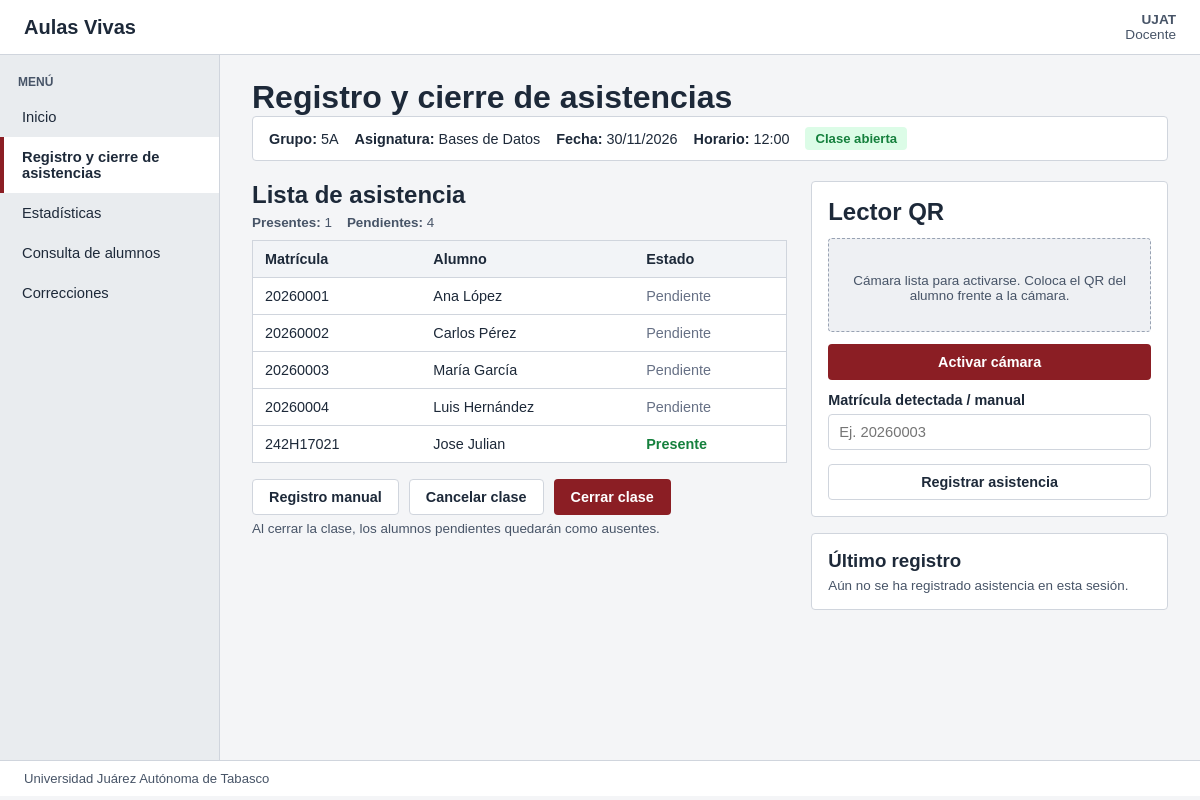
The page /asistencias/sesion/11/ on the database its author committed.
### app_registro_asist/models.py (models this page shows, shortened)
class SesionClase(models.Model):
    ESTADO_CHOICES = [
        ("ABIERTA", "Abierta"),
        ("CERRADA", "Cerrada"),
        ("CANCELADA", "Cancelada"),
    ]
    grupo = models.CharField(max_length=20)
    asignatura = models.CharField(max_length=100)
    fecha = models.DateField()
    horario = models.CharField(max_length=30)
    estado = models.CharField(max_length=15, choices=ESTADO_CHOICES, default="ABIERTA")
    motivo_cancelacion = models.TextField(blank=True, null=True)
    creada_en = models.DateTimeField(auto_now_add=True)

class RegistroAsistencia(models.Model):
    ESTADO_ASISTENCIA = [
        ("PENDIENTE", "Pendiente"),
        ("PRESENTE", "Presente"),
        ("AUSENTE", "Ausente"),
    ]
    sesion = models.ForeignKey(
        SesionClase,
        on_delete=models.CASCADE,
        related_name="registros",
    )
    matricula = models.CharField(max_length=30)
    nombre_alumno = models.CharField(max_length=120)
    estado = models.CharField(
        max_length=15,
        choices=ESTADO_ASISTENCIA,
        default="PENDIENTE",
    )
    registrado_en = models.DateTimeField(auto_now=True)
    class Meta:
        unique_together = ("sesion", "matricula")

### app_registro_asist/views.py (the view, shortened to what this page needs)
# urls.py: path("sesion/<int:sesion_id>/", views.clase_abierta, name="clase_abierta"),
def clase_abierta(request, sesion_id):
    sesion = get_object_or_404(SesionClase, id=sesion_id)
    registros = sesion.registros.all().order_by("matricula")
    total_presentes = registros.filter(estado="PRESENTE").count()
    total_pendientes = registros.filter(estado="PENDIENTE").count()
    ultimo_alumno = request.session.get(f"ultimo_registro_{sesion.id}")
    contexto = {
        "sesion": sesion,
        "registros": registros,
        "total_presentes": total_presentes,
        "total_pendientes": total_pendientes,
        "ultimo_alumno": ultimo_alumno,
    }
    return render(request, "app_registro_asist/clase_abierta.html", contexto)

### app_registro_asist/templates/app_registro_asist/clase_abierta.html (shortened to what this page needs)
{% extends "app_registro_asist/base_docente.html" %}
{% block contenido %}
<h1>Registro y cierre de asistencias</h1>
<div class="barra-sesion">
    <span><strong>Grupo:</strong> {{ sesion.grupo }}</span>
    <span><strong>Asignatura:</strong> {{ sesion.asignatura }}</span>
    <span><strong>Fecha:</strong> {{ sesion.fecha|date:"d/m/Y" }}</span>
    <span><strong>Horario:</strong> {{ sesion.horario }}</span>
    <span class="estado-abierta">Clase {{ sesion.estado|lower }}</span>
</div>
<div class="grid-clase-abierta">
    <div>
        <h2>Lista de asistencia</h2>
        <p class="ayuda-texto">
            <strong>Presentes:</strong> {{ total_presentes }} &nbsp;&nbsp;
            <strong>Pendientes:</strong> {{ total_pendientes }}
        </p>
        <table class="tabla">
            <thead>
                <tr>
                    <th>Matrícula</th>
                    <th>Alumno</th>
                    <th>Estado</th>
                </tr>
            </thead>
            <tbody>
                {% for reg in registros %}
                    <tr>
                        <td>{{ reg.matricula }}</td>
                        <td>{{ reg.nombre_alumno }}</td>
                        <td>
                            {% if reg.estado == "PRESENTE" %}
                                <span class="estado-presente">Presente</span>
                            {% elif reg.estado == "PENDIENTE" %}
                                <span class="estado-pendiente">Pendiente</span>
                            {% else %}
                                <span>Ausente</span>
                            {% endif %}
                        </td>
                    </tr>
                {% empty %}
                    <tr>
                        <td colspan="3">No hay alumnos registrados en esta clase.</td>
                    </tr>
                {% endfor %}
            </tbody>
        </table>
        <div class="fila-botones">
            <a href="{% url 'registro_manual' sesion.id %}" class="btn btn-secundario">
                Registro manual
            </a>
            <a href="{% url 'cancelar_clase' sesion.id %}" class="btn btn-secundario">
                Cancelar clase
            </a>
            <form method="post" style="display: inline;">
                <button type="submit" class="btn btn-primario">Cerrar clase</button>
            </form>
        </div>
        <p class="ayuda-texto">
            Al cerrar la clase, los alumnos pendientes quedarán como ausentes.
        </p>
    </div>
    <div>
        <div class="caja-qr">
            <h2>Lector QR</h2>
            <div class="visor-camara">
                <p id="qr-estado" class="ayuda-texto">
                    Cámara lista para activarse. Coloca el QR del alumno frente a la cámara.
                </p>
            </div>
            <button type="button" id="btn-activar-camara" class="btn btn-primario" style="width: 100%; margin-bottom: 12px;">
                Activar cámara
            </button>
            <form method="post" id="form-qr">
                <div class="campo">
                    <label for="matricula">Matrícula detectada / manual</label>
                    <input type="text" id="matricula" name="matricula" placeholder="Ej. 20260003" required>
                </div>
                <button type="submit" class="btn btn-secundario" style="width: 100%;">
                    Registrar asistencia
                </button>
            </form>
        </div>
        <div class="caja-ultimo">
            <h3>Último registro</h3>
            {% if ultimo_alumno %}
                <p class="ayuda-texto">
                    <span class="estado-presente">✓ {{ ultimo_alumno }}</span> — Presente
                </p>
            {% else %}
                <p class="ayuda-texto">Aún no se ha registrado asistencia en esta sesión.</p>
            {% endif %}
        </div>
    </div>
</div>
{% endblock %}

### app_registro_asist/templates/app_registro_asist/base_docente.html (shortened to what this page needs)
{% load static %}
<!DOCTYPE html>
<html lang="es">
<head>
    <link rel="stylesheet" href="{% static 'app_registro_asist/css/asistencias.css' %}">
</head>
<body>
    <header class="topbar">
        <div class="marca">Aulas Vivas</div>
        <div class="rol-badge">
            <strong>UJAT</strong><br>
            <span>Docente</span>
        </div>
    </header>
    <div class="contenedor-principal">
        <aside class="sidebar">
            <div class="menu-titulo">MENÚ</div>
            <a href="#" class="menu-item">Inicio</a>
            <a href="{% url 'seleccionar_clase' %}" class="menu-item activo">
                Registro y cierre de asistencias
            </a>
            <a href="#" class="menu-item">Estadísticas</a>
            <a href="#" class="menu-item">Consulta de alumnos</a>
            <a href="#" class="menu-item">Correcciones</a>
        </aside>
        <main class="contenido">
            {% block contenido %}{% endblock %}
        </main>
    </div>
    <footer class="footer">
        Universidad Juárez Autónoma de Tabasco
    </footer>
</body>
</html>

### app_registro_asist/static/app_registro_asist/css/asistencias.css (style rules this page uses)
:root { --rojo-ujat: #8b1e24; --rojo-oscuro: #691419; --fondo-app: #f4f5f7; --gris-borde: #d0d5dd; --gris-texto: #475467; --texto-principal: #1d2939; --verde-ok: #15803d; --verde-fondo: #dcfce7; --gris-pendiente: #667085; }
* { box-sizing: border-box; margin: 0; padding: 0; }
body { font-family: Arial, Helvetica, sans-serif; background-color: var(--fondo-app); color: var(--texto-principal); }
.topbar { background-color: #ffffff; border-bottom: 1px solid var(--gris-borde); padding: 12px 24px; display: flex; justify-content: space-between; align-items: center; }
.marca { font-size: 1.25rem; font-weight: bold; color: var(--texto-principal); }
.rol-badge { text-align: right; font-size: 0.85rem; color: var(--gris-texto); }
.contenedor-principal { display: flex; min-height: calc(100vh - 95px); }
.sidebar { width: 220px; background-color: #e9ecef; border-right: 1px solid var(--gris-borde); padding-top: 12px; }
.menu-titulo { font-size: 0.75rem; font-weight: bold; color: var(--gris-texto); padding: 8px 18px; text-transform: uppercase; }
.menu-item { display: block; padding: 12px 18px; color: var(--texto-principal); text-decoration: none; font-size: 0.92rem; border-left: 4px solid transparent; }
.menu-item.activo { background-color: #ffffff; border-left-color: var(--rojo-ujat); font-weight: bold; }
.contenido { flex: 1; padding: 24px 32px; }
.barra-sesion { display: flex; flex-wrap: wrap; gap: 16px; align-items: center; background-color: #ffffff; border: 1px solid var(--gris-borde); padding: 10px 16px; border-radius: 4px; margin-bottom: 20px; font-size: 0.9rem; }
.estado-abierta { background-color: var(--verde-fondo); color: var(--verde-ok); font-weight: bold; padding: 4px 10px; border-radius: 4px; font-size: 0.82rem; }
.grid-clase-abierta { display: grid; grid-template-columns: 1.5fr 1fr; gap: 24px; align-items: start; }
.campo { display: flex; flex-direction: column; gap: 6px; margin-bottom: 14px; }
.campo label { font-weight: bold; font-size: 0.9rem; }
.campo input, .campo select, .campo textarea { padding: 9px 10px; border: 1px solid var(--gris-borde); border-radius: 4px; background-color: #ffffff; font-size: 0.92rem; font-family: inherit; }
.tabla { width: 100%; border-collapse: collapse; background-color: #ffffff; border: 1px solid var(--gris-borde); margin-top: 10px; margin-bottom: 16px; }
.tabla th, .tabla td { padding: 10px 12px; border-bottom: 1px solid var(--gris-borde); text-align: left; font-size: 0.9rem; }
.tabla th { background-color: #f2f4f7; font-weight: bold; }
.estado-presente { color: var(--verde-ok); font-weight: bold; }
.estado-pendiente { color: var(--gris-pendiente); }
.caja-qr, .caja-ultimo { background-color: #ffffff; border: 1px solid var(--gris-borde); border-radius: 4px; padding: 16px; margin-bottom: 16px; }
.visor-camara { background-color: #eef0f3; border: 1px dashed #98a2b3; padding: 28px 16px; text-align: center; margin: 12px 0; border-radius: 4px; }
.fila-botones { display: flex; flex-wrap: wrap; gap: 10px; margin-top: 14px; }
.btn { padding: 9px 16px; border-radius: 4px; font-size: 0.9rem; font-weight: bold; cursor: pointer; text-decoration: none; display: inline-block; border: 1px solid transparent; }
.btn-primario { background-color: var(--rojo-ujat); color: #ffffff; }
.btn-secundario { background-color: #ffffff; color: var(--texto-principal); border-color: var(--gris-borde); }
.ayuda-texto { font-size: 0.84rem; color: var(--gris-texto); margin-top: 6px; }
.footer { background-color: #ffffff; border-top: 1px solid var(--gris-borde); padding: 10px 24px; font-size: 0.82rem; color: var(--gris-texto); }

### rows shown on the page
SesionClase: grupo "5A", asignatura "Bases de Datos", fecha "30/11/2026", horario "12:00", estado "abierta"
RegistroAsistencia: matricula "20260001", nombre_alumno "Ana López", estado "Pendiente"
RegistroAsistencia: matricula "20260002", nombre_alumno "Carlos Pérez", estado "Pendiente"
RegistroAsistencia: matricula "20260003", nombre_alumno "María García", estado "Pendiente"
RegistroAsistencia: matricula "20260004", nombre_alumno "Luis Hernández", estado "Pendiente"
RegistroAsistencia: matricula "242H17021", nombre_alumno "Jose Julian", estado "Presente"

### other values the page prints
{{ total_presentes }} "1"
{{ total_pendientes }} "4"
